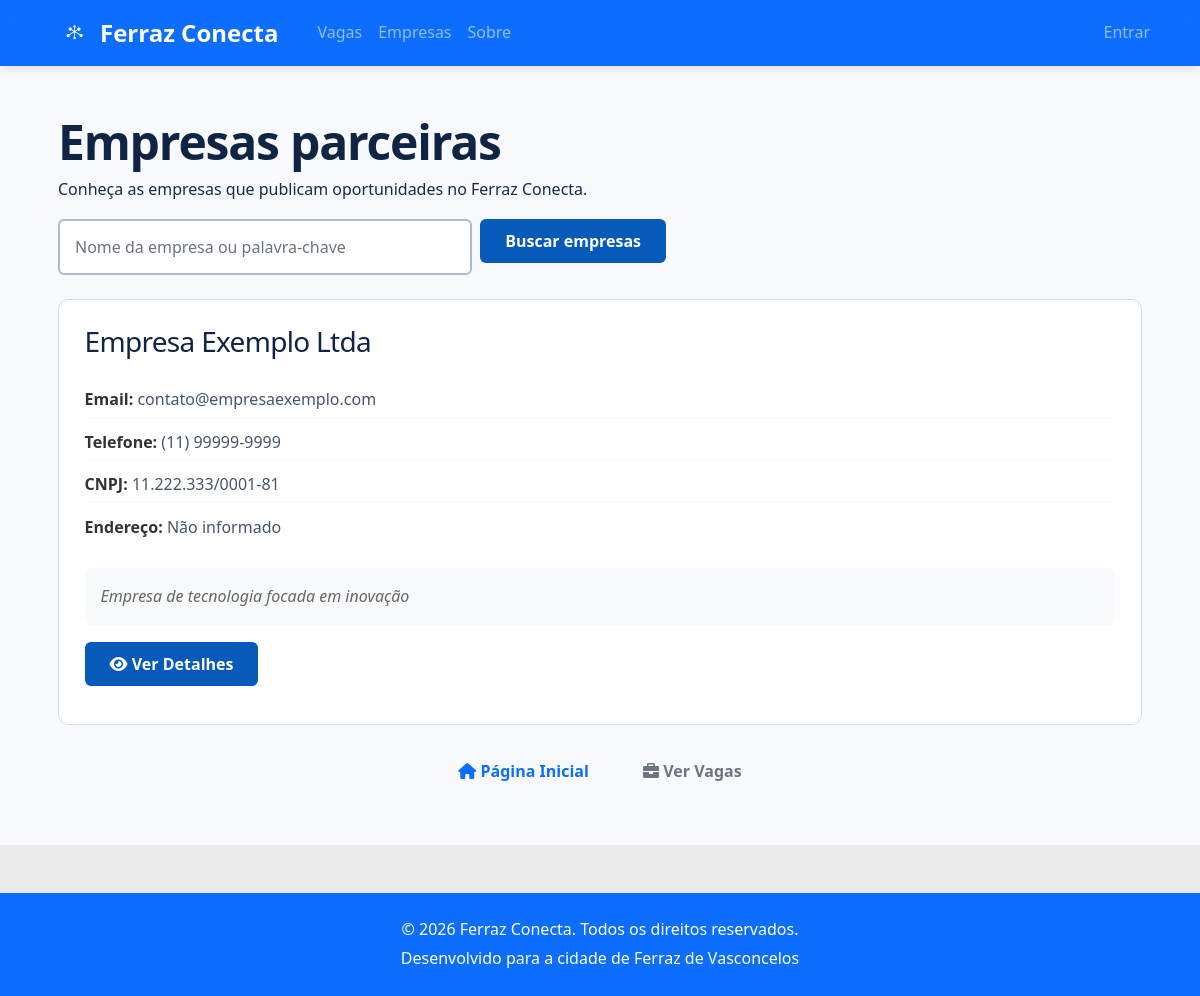
Page /empresas on the committed database.
### tables this page shows
CREATE TABLE IF NOT EXISTS empresas (
    id INT AUTO_INCREMENT PRIMARY KEY,
    nome VARCHAR(255) NOT NULL,
     
    responsavel VARCHAR(255),
    email VARCHAR(255) NOT NULL UNIQUE,
    senha VARCHAR(255) NOT NULL,
    cnpj VARCHAR(18) UNIQUE,
    telefone VARCHAR(20),
    endereco TEXT,
    endereco_campos TEXT,
    descricao TEXT,
    setor VARCHAR(100),
    website VARCHAR(255),
     
    status ENUM('Ativa', 'Suspensa') NOT NULL DEFAULT 'Ativa',
    created_at TIMESTAMP NOT NULL DEFAULT CURRENT_TIMESTAMP,
    updated_at TIMESTAMP NOT NULL DEFAULT CURRENT_TIMESTAMP ON UPDATE CURRENT_TIMESTAMP
);

### app/Controllers/EmpresaController.php (called while the page is built, shortened)
<?php
class EmpresaController extends Controller
{
    private $empresaModel;
    public function __construct()
    {
        $this->empresaModel = new Empresa();
    }
    public function index()
    {
        $busca = $this->getQuery('busca');
        if ($busca) {
            $empresas = $this->empresaModel->buscarEmpresas($busca);
        } else {
            $empresas = $this->empresaModel->findAll();
        }
        return $this->render('empresa/index', [
            'empresas' => $empresas,
            'busca' => $busca
        ]);
    }
}

### public/index.php (called while the page is built, shortened)
<?php
$router = new Router();
$router->get('/test', 'HomeController@test');
$router->get('/test-footer', 'HomeController@testFooter');
$router->get('/health', 'HealthController@index');
$router->get('/', 'HomeController@index');
$router->get('/sobre', 'HomeController@sobre');
$router->get('/empresas', 'EmpresaController@index');
$router->get('/empresas/{id}', 'EmpresaController@show');
$router->get('/empresas/{id}/logo', 'EmpresaController@logo');
$router->get('/admin/login', 'AdminController@login');
$router->post('/admin/login', 'AdminController@login');
$router->get('/admin', 'AdminController@painel');
$router->get('/admin/denuncias', 'AdminController@denuncias');
$router->post('/admin/denuncias/status', 'AdminController@atualizarDenuncia');
$router->get('/admin/vagas', 'AdminController@vagas');
$router->post('/admin/vagas/inativar', 'AdminController@inativarVaga');
$router->post('/admin/vagas/reativar', 'AdminController@reativarVaga');
$router->get('/admin/usuarios', 'AdminController@usuarios');
$router->post('/admin/usuarios/suspender', 'AdminController@suspenderUsuario');
$router->post('/admin/usuarios/reativar', 'AdminController@reativarUsuario');
$router->get('/admin/categorias', 'AdminController@categorias');
$router->post('/admin/categorias', 'AdminController@salvarCategorias');
$router->post('/admin/categorias/excluir', 'AdminController@excluirCategoria');
$router->get('/admin/suporte', 'AdminController@suporte');
$router->post('/admin/suporte/responder', 'AdminController@responderTicket');
$router->get('/admin/logs', 'AdminController@logs');
$router->get('/admin/administradores', 'AdminController@administradores');
$router->post('/admin/administradores', 'AdminController@cadastrarAdministrador');
$router->get('/login', 'AuthController@login');
$router->post('/login', 'AuthController@login');
$router->get('/login-empresa', 'AuthController@loginEmpresa');
$router->post('/login-empresa', 'AuthController@loginEmpresa');
$router->get('/cadastro', 'AuthController@register');
$router->post('/cadastro', 'AuthController@register');
$router->get('/cadastro-empresa', 'AuthController@registerEmpresa');
$router->post('/cadastro-empresa', 'AuthController@registerEmpresa');
$router->get('/logout', 'AuthController@logout');
$router->get('/vagas', 'VagaController@index');
$router->get('/vagas/criar', 'VagaController@create');
$router->post('/vagas/criar', 'VagaController@create');
$router->post('/vagas/candidatar', 'VagaController@candidatar');
$router->post('/vagas/desistir', 'VagaController@desistir');
$router->post('/vagas/denunciar', 'VagaController@denunciar');
$router->post('/vagas/favoritar', 'VagaController@favoritar');
$router->post('/vagas/desfavoritar', 'VagaController@desfavoritar');
$router->get('/vagas/{id}', 'VagaController@show');
$router->get('/vagas/{id}/editar', 'VagaController@edit');
$router->post('/vagas/{id}/editar', 'VagaController@edit');
$router->post('/vagas/{id}/excluir', 'VagaController@delete');
$router->get('/minhas-candidaturas', 'CandidatoController@minhasCandidaturas');
$router->get('/vagas-favoritas', 'CandidatoController@vagasFavoritas');
$router->get('/notificacoes', 'ContaController@notificacoes');
$router->get('/candidaturas/{id}/conversa', 'ContaController@conversa');
$router->post('/candidaturas/{id}/mensagens', 'ContaController@enviarMensagem');
$router->post('/candidaturas/{id}/avaliacao', 'ContaController@avaliar');
$router->get('/suporte', 'ContaController@suporte');
$router->post('/suporte', 'ContaController@suporte');
$router->get('/meus-dados/exportar', 'ContaController@exportarDados');
$router->get('/perfil', 'CandidatoController@perfil');
$router->post('/perfil/atualizar', 'CandidatoController@atualizarPerfil');
$router->get('/perfil/curriculo', 'CandidatoController@baixarCurriculo');
$router->post('/perfil/curriculo', 'CandidatoController@enviarCurriculo');
$router->post('/perfil/curriculo/remover', 'CandidatoController@removerCurriculo');
$router->get('/perfil/carta', 'CandidatoController@baixarCarta');
$router->post('/perfil/carta', 'CandidatoController@enviarCarta');
$router->post('/perfil/carta/remover', 'CandidatoController@removerCarta');
$router->get('/painel-empresa', 'EmpresaController@painel');
$router->get('/empresa/perfil', 'EmpresaController@perfil');
$router->post('/empresa/perfil', 'EmpresaController@atualizarPerfil');
$router->post('/empresa/perfil/logo', 'EmpresaController@enviarLogo');
$router->get('/empresa/vagas', 'EmpresaController@minhasVagas');
$router->get('/empresa/vagas/{vagaId}/candidatos/{candidatoId}/curriculo', 'EmpresaController@baixarCurriculoCandidato');
$router->get('/empresa/vagas/{vagaId}/candidatos/{candidatoId}/carta', 'EmpresaController@baixarCartaCandidato');
$router->get('/empresa/relatorio', 'EmpresaController@relatorio');
$router->get('/empresa/vagas/{id}/candidatos', 'EmpresaController@candidatosVaga');
$router->post('/empresa/candidatos/status', 'EmpresaController@atualizarStatusCandidato');
$router->post('/empresa/candidatos/remover', 'EmpresaController@removerCandidato');
$router->post('/empresa/entrevistas/agendar', 'EmpresaController@agendarEntrevista');
$router->post('/empresa/entrevistas/cancelar', 'EmpresaController@cancelarEntrevista');
$router->post('/empresa/entrevistas/finalizar', 'EmpresaController@finalizarEntrevista');
$router->get('/api/vagas', 'VagaController@apiIndex');
$method = $_SERVER['REQUEST_METHOD'];
$uri = $_SERVER['REQUEST_URI'];
$router->dispatch($method, $uri);

### config/database.php (called while the page is built, shortened)
<?php
$obrigatorias = ['DB_HOST', 'DB_NAME', 'DB_USER', 'DB_PASS'];
$valores = [];
$faltando = [];
foreach ($obrigatorias as $nome) {
    $valores[$nome] = ferraz_env($nome);
}
return [
    'host'     => $valores['DB_HOST'],
    'port'     => (int) ferraz_env('DB_PORT', 3306),
    'database' => $valores['DB_NAME'],
    'username' => $valores['DB_USER'],
    'password' => $valores['DB_PASS'],
    'charset'  => 'utf8mb4',
    'ssl_ca'   => ferraz_env('DB_SSL_CA'),
];

### app/helpers.php (called while the page is built, shortened)
<?php
if (!function_exists('ferraz_env')) {
    function ferraz_env($chave, $padrao = null)
    {
        $valor = $_ENV[$chave] ?? $_SERVER[$chave] ?? getenv($chave);
        return $valor;
    }
}

### app/Models/Database.php (called while the page is built, shortened)
<?php
class Database
{
    private static $instance = null;
    private $connection;
    private function __construct()
    {
        $config = require __DIR__ . '/../../config/database.php';
        try {
            $dsn = "mysql:host={$config['host']};port={$config['port']};dbname={$config['database']};charset={$config['charset']}";
            $options = [
                PDO::ATTR_ERRMODE => PDO::ERRMODE_EXCEPTION,
                PDO::ATTR_DEFAULT_FETCH_MODE => PDO::FETCH_ASSOC,
                PDO::ATTR_EMULATE_PREPARES => false,
                PDO::MYSQL_ATTR_INIT_COMMAND => "SET NAMES utf8mb4 COLLATE utf8mb4_unicode_ci, time_zone = '" . date('P') . "'",
                PDO::MYSQL_ATTR_FOUND_ROWS => true,
                PDO::ATTR_PERSISTENT => false,
            ];
            $sslCa = $config['ssl_ca'] ?? null;
            $this->connection = new PDO($dsn, $config['username'], $config['password'], $options);
        } catch (PDOException $e) {
            throw new \Exception("Erro na conexão com o banco de dados: " . $e->getMessage());
        }
    }
    public static function getInstance()
    {
        if (self::$instance === null) {
            self::$instance = new self();
        }
        return self::$instance;
    }
    public function query($sql, $params = [])
    {
        $stmt = $this->connection->prepare($sql);
        $stmt->execute($params);
        return $stmt;
    }
    public function fetchAll($sql, $params = [])
    {
        return $this->query($sql, $params)->fetchAll();
    }
}

### app/Models/Model.php (called while the page is built, shortened)
<?php
abstract class Model
{
    protected $db;
    protected $table;
    public function __construct()
    {
        $this->db = Database::getInstance();
    }
    public function findAll()
    {
        $sql = "SELECT * FROM {$this->table}";
        return $this->db->fetchAll($sql);
    }
}

### app/Views/empresa/index.php (the view, shortened to what this page needs)
<?php
$title = 'Empresas - Ferraz Conecta';
?>
<div class="container fc-directory">
    <header>
        <h1>Empresas parceiras</h1>
        <p>Conheça as empresas que publicam oportunidades no Ferraz Conecta.</p>
        <form action="/empresas" method="get" class="fc-directory-search">
            <input id="busca-empresa" type="search" name="busca" class="form-control" placeholder="Nome da empresa ou palavra-chave" value="<?= htmlspecialchars($busca ?? '') ?>">
            <button type="submit" class="btn btn-primary">Buscar empresas</button>
        </form>
    </header>
<div class="cards-container">
    <?php if (!empty($empresas)): ?>
        <?php foreach ($empresas as $empresa): ?>
            <div class="empresa-card">
                <div class="empresa-header">
                    <h3><?= htmlspecialchars($empresa['nome'] ?? '') ?></h3>
                </div>
                <ul class="empresa-info">
                    <li><strong>Email:</strong> <?= htmlspecialchars($empresa['email'] ?? '') ?></li>
                    <li><strong>Telefone:</strong> <?= htmlspecialchars($empresa['telefone'] ?? 'Não informado') ?></li>
                    <li><strong>CNPJ:</strong> <?= htmlspecialchars($empresa['cnpj'] ?? 'Não informado') ?></li>
                    <li><strong>Endereço:</strong> <?= htmlspecialchars($empresa['endereco'] ?? 'Não informado') ?></li>
                </ul>
                <?php if (!empty($empresa['descricao'])): ?>
                    <div class="empresa-descricao">
                        <?= htmlspecialchars(substr($empresa['descricao'], 0, 150)) ?><?= strlen($empresa['descricao']) > 150 ? '...' : '' ?>
                    </div>
                <?php endif; ?>
                <div class="mt-3">
                    <a href="/empresas/<?= $empresa['id'] ?? '' ?>" class="btn btn-primary">
                        <i class="fas fa-eye"></i> Ver Detalhes
                    </a>
                </div>
            </div>
        <?php endforeach; ?>
    <?php endif; ?>
</div>
<div class="text-center mt-4">
    <a href="/" class="btn btn-outline-primary">
        <i class="fas fa-home"></i> Página Inicial
    </a>
    <a href="/vagas" class="btn btn-outline-secondary">
        <i class="fas fa-briefcase"></i> Ver Vagas
    </a>
</div>
</div>

### app/Router.php (shortened to what this page needs)
<?php
class Router
{
    private $routes = [];
    public function addRoute($method, $path, $handler)
    {
        $this->routes[] = [
            'method' => $method,
            'path' => $path,
            'handler' => $handler
        ];
    }
    public function dispatch($method, $uri)
    {
        try {
            $uri = parse_url($uri, PHP_URL_PATH);
            foreach ($this->routes as $route) {
                if ($route['method'] === $method && $this->matchPath($route['path'], $uri)) {
                    $result = $this->executeHandler($route['handler'], $this->extractParams($route['path'], $uri));
                    if ($result !== null) {
                        echo $result;
                    }
                    return;
                }
            }
        } catch (\Exception $e) {
            http_response_code(500);
            echo "<h1>Erro Interno</h1>";
            echo "<p>Erro: " . $e->getMessage() . "</p>";
            echo "<p>Arquivo: " . $e->getFile() . "</p>";
            echo "<p>Linha: " . $e->getLine() . "</p>";
        }
    }
    private function matchPath($routePath, $uri)
    {
        $routePattern = preg_replace('/\{([^}]+)\}/', '([^/]+)', $routePath);
        $routePattern = '#^' . $routePattern . '$#';
        return preg_match($routePattern, $uri);
    }
    private function extractParams($routePath, $uri)
    {
        $params = [];
        $routeParts = explode('/', trim($routePath, '/'));
        return $params;
    }
    private function executeHandler($handler, $params)
    {
        try {
            if (is_string($handler)) {
                $parts = explode('@', $handler);
                $controllerClass = "App\\Controllers\\{$parts[0]}";
                $method = $parts[1];
                $controller = new $controllerClass();
                return call_user_func_array([$controller, $method], array_values($params));
            }
            throw new \Exception("Handler inválido");
        } catch (\Exception $e) {
            throw new \Exception("Erro ao executar handler: " . $e->getMessage());
        }
    }
}

### rows in the picture
empresas: nome "Empresa Exemplo Ltda", email "contato@empresaexemplo.com", telefone "(11) 99999-9999", cnpj "11.222.333/0001-81", endereco "Não informado", descricao "Empresa de tecnologia focada em inovação"
